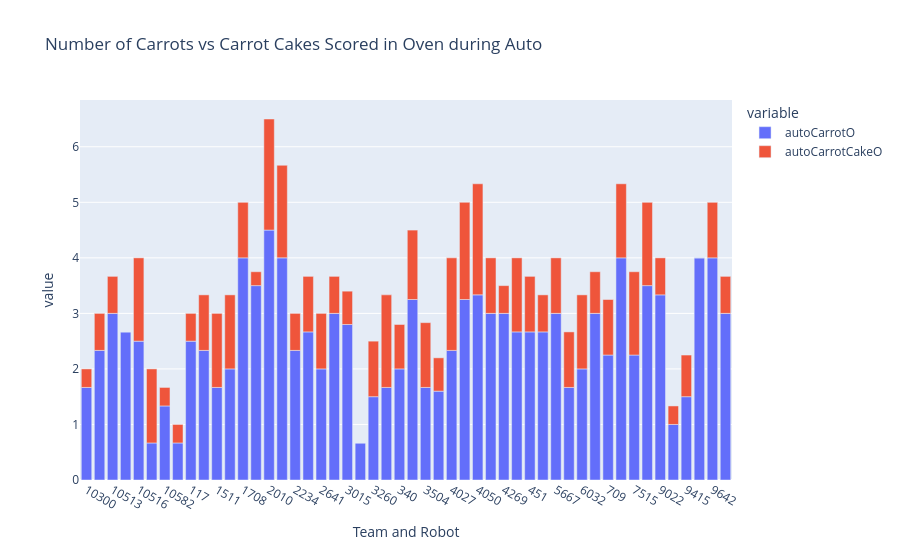

Notebook code for this chart:
### Code cell
fig = px.bar(team_averages, y=["autoCarrotO", "autoCarrotCakeO"], title = "Number of Carrots vs Carrot Cakes Scored in Oven during Auto")
fig

### Figure 1 — Plotly figure (JSON) as saved in the notebook; plotly's stock layout.template omitted (floating-point values rounded to 4 significant figures)
{"data": [{"hovertemplate": "variable=autoCarrotO<br>Team and Robot=%{x}<br>value=%{y}<extra></extra>", "legendgroup": "autoCarrotO", "marker": {"color": "#636efa", "pattern": {"shape": ""}}, "name": "autoCarrotO", "orientation": "v", "showlegend": true, "textposition": "auto", "type": "bar", "x": ["10300", "10512", "10513", "10515", "10516", "10517", "10582", "11456", "117", "1317", "1511", "1601", "1708", "1816", "2010", "2095", "2234", "2614", "2641", "2656", "3015", "3173", "3260", "3324", "340", "3484", "3504", "3990", "4027", "4028", "4050", "4150", "4269", "4467", "451", "4991", "5667", "5740", "6032", "63", "709", "7274", "7515", "8705", "9022", "9406", "9415", "9475", "9642", "9653"], "xaxis": "x", "y": [1.667, 2.333, 3.0, 2.667, 2.5, 0.6667, 1.333, 0.6667, 2.5, 2.333, 1.667, 2.0, 4.0, 3.5, 4.5, 4.0, 2.333, 2.667, 2.0, 3.0, 2.8, 0.6667, 1.5, 1.667, 2.0, 3.25, 1.667, 1.6, 2.333, 3.25, 3.333, 3.0, 3.0, 2.667, 2.667, 2.667, 3.0, 1.667, 2.0, 3.0, 2.25, 4.0, 2.25, 3.5, 3.333, 1.0, 1.5, 4.0, 4.0, 3.0], "yaxis": "y"}, {"hovertemplate": "variable=autoCarrotCakeO<br>Team and Robot=%{x}<br>value=%{y}<extra></extra>", "legendgroup": "autoCarrotCakeO", "marker": {"color": "#EF553B", "pattern": {"shape": ""}}, "name": "autoCarrotCakeO", "orientation": "v", "showlegend": true, "textposition": "auto", "type": "bar", "x": ["10300", "10512", "10513", "10515", "10516", "10517", "10582", "11456", "117", "1317", "1511", "1601", "1708", "1816", "2010", "2095", "2234", "2614", "2641", "2656", "3015", "3173", "3260", "3324", "340", "3484", "3504", "3990", "4027", "4028", "4050", "4150", "4269", "4467", "451", "4991", "5667", "5740", "6032", "63", "709", "7274", "7515", "8705", "9022", "9406", "9415", "9475", "9642", "9653"], "xaxis": "x", "y": [0.3333, 0.6667, 0.6667, 0.0, 1.5, 1.333, 0.3333, 0.3333, 0.5, 1.0, 1.333, 1.333, 1.0, 0.25, 2.0, 1.667, 0.6667, 1.0, 1.0, 0.6667, 0.6, 0.0, 1.0, 1.667, 0.8, 1.25, 1.167, 0.6, 1.667, 1.75, 2.0, 1.0, 0.5, 1.333, 1.0, 0.6667, 1.0, 1.0, 1.333, 0.75, 1.0, 1.333, 1.5, 1.5, 0.6667, 0.3333, 0.75, 0.0, 1.0, 0.6667], "yaxis": "y"}], "layout": {"barmode": "relative", "legend": {"title": {"text": "variable"}, "tracegroupgap": 0}, "title": {"text": "Number of Carrots vs Carrot Cakes Scored in Oven during Auto"}, "xaxis": {"anchor": "y", "domain": [0, 1], "title": {"text": "Team and Robot"}}, "yaxis": {"anchor": "x", "domain": [0, 1], "title": {"text": "value"}}}}
